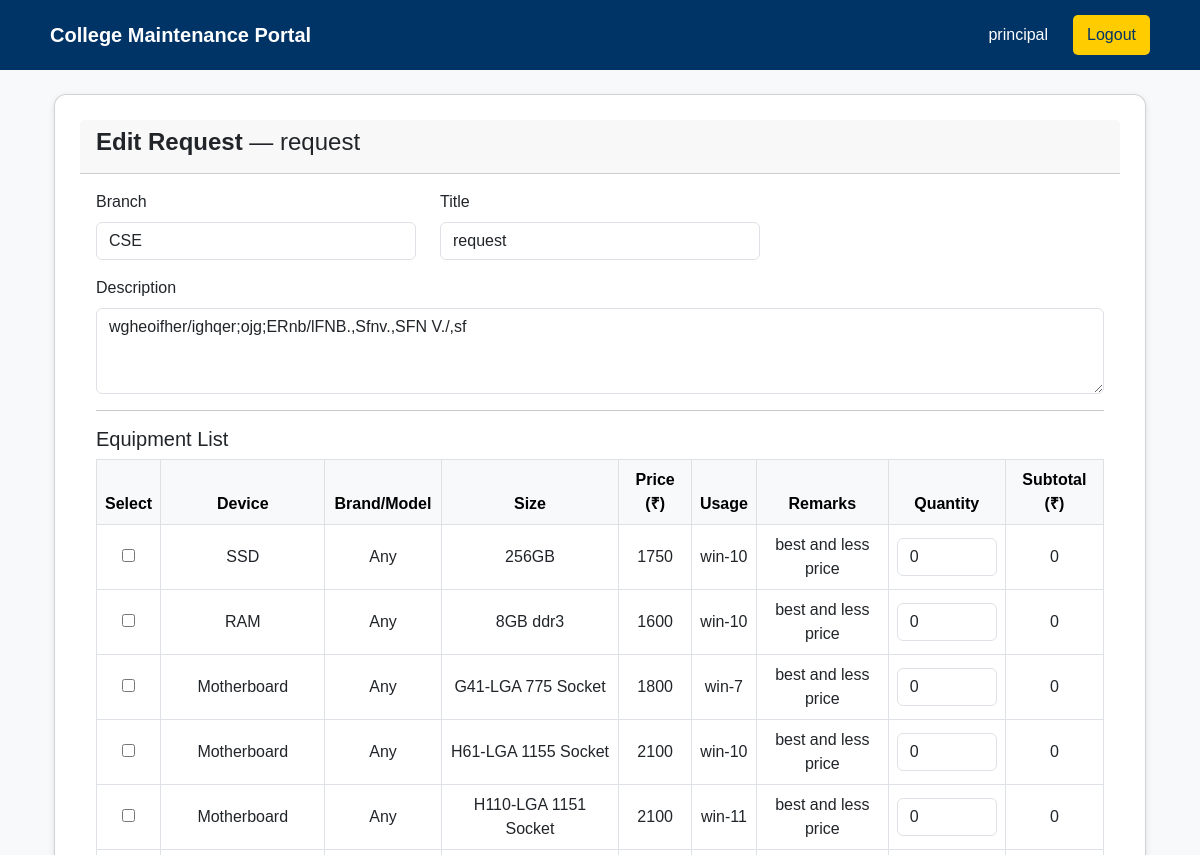
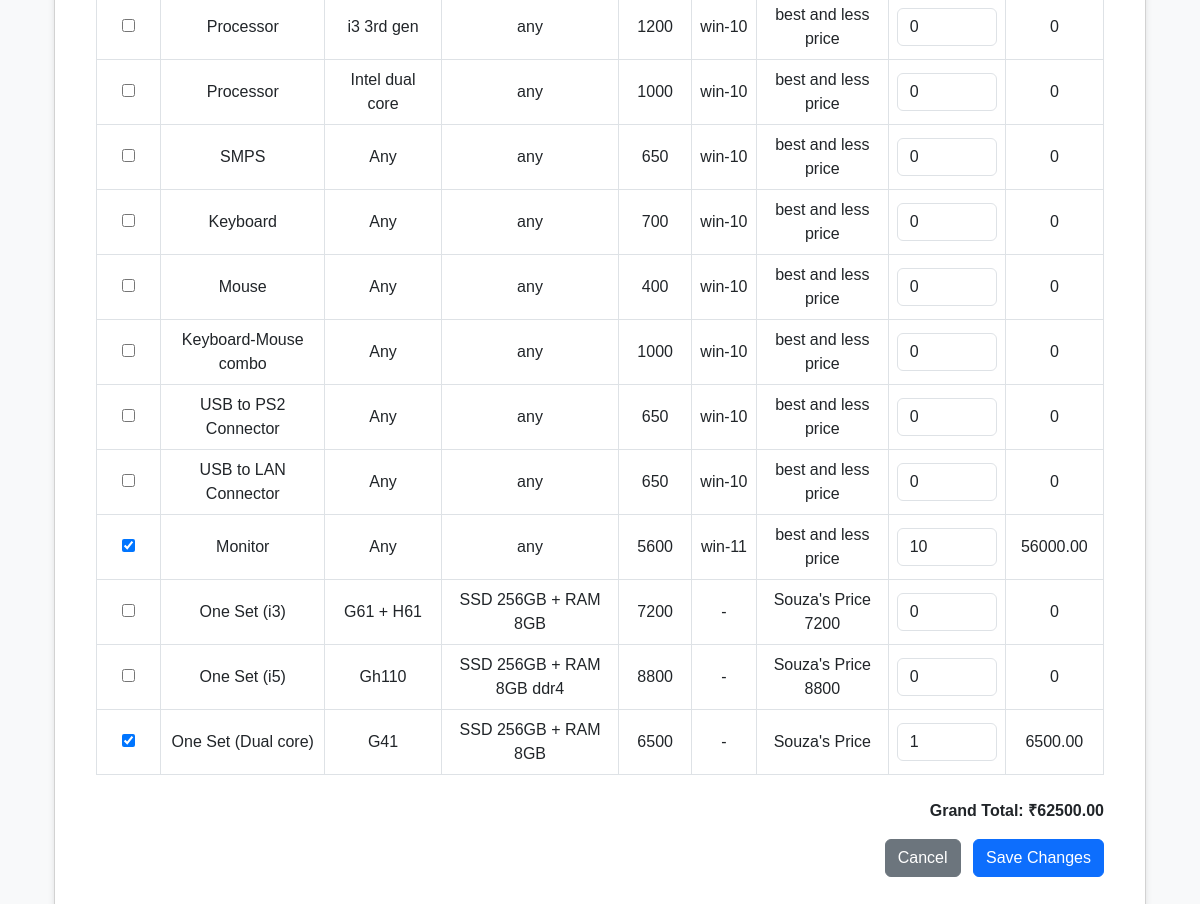
The page /request/37/edit/ (signed in) on the database its author committed (2 pictures, top to bottom).
### maintenance_app/models.py (models this page shows, shortened)
class MaintenanceRequest(models.Model):
    STATUS_CHOICES = [('Pending','Pending'),('Approved','Approved'),('Rejected','Rejected'),('Completed','Completed'),]
    hod = models.ForeignKey(User, on_delete=models.CASCADE)
    branch = models.CharField(max_length=100)
    title = models.CharField(max_length=150)
    lab_name = models.CharField(max_length=100)
    description = models.TextField()
    date_submitted = models.DateTimeField(auto_now_add=True)
    status = models.CharField(max_length=20, choices=STATUS_CHOICES, default='Pending')
    admin_remark = models.TextField(blank=True, null=True)
    updated_at = models.DateTimeField(auto_now=True)
    selected_items = models.TextField(blank=True, null=True)
    total_amount = models.DecimalField(max_digits=12, decimal_places=2, default=0.00)

### maintenance_app/views.py (the view, shortened to what this page needs)
# urls.py: path('request/<int:pk>/edit/',views.edit_request, name='edit_request'),
@login_required
@user_passes_test(is_admin)
def edit_request(request, pk):
    req = get_object_or_404(MaintenanceRequest, pk=pk)
    items = [
        {"device": "SSD", "brand": "Any", "size": "256GB", "price": 1750, "usage": "win-10", "remarks": "best and less price"},
        {"device": "RAM", "brand": "Any", "size": "8GB ddr3", "price": 1600, "usage": "win-10", "remarks": "best and less price"},
        {"device": "Motherboard", "brand": "Any", "size": "G41-LGA 775 Socket", "price": 1800, "usage": "win-7", "remarks": "best and less price"},
        {"device": "Motherboard", "brand": "Any", "size": "H61-LGA 1155 Socket", "price": 2100, "usage": "win-10", "remarks": "best and less price"},
        {"device": "Motherboard", "brand": "Any", "size": "H110-LGA 1151 Socket", "price": 2100, "usage": "win-11", "remarks": "best and less price"},
        {"device": "Processor", "brand": "i3 3rd gen", "size": "any", "price": 1200, "usage": "win-10", "remarks": "best and less price"},
        {"device": "Processor", "brand": "Intel dual core", "size": "any", "price": 1000, "usage": "win-10", "remarks": "best and less price"},
        {"device": "SMPS", "brand": "Any", "size": "any", "price": 650, "usage": "win-10", "remarks": "best and less price"},
        {"device": "Keyboard", "brand": "Any", "size": "any", "price": 700, "usage": "win-10", "remarks": "best and less price"},
        {"device": "Mouse", "brand": "Any", "size": "any", "price": 400, "usage": "win-10", "remarks": "best and less price"},
        {"device": "Keyboard-Mouse combo", "brand": "Any", "size": "any", "price": 1000, "usage": "win-10", "remarks": "best and less price"},
        {"device": "USB to PS2 Connector", "brand": "Any", "size": "any", "price": 650, "usage": "win-10", "remarks": "best and less price"},
        {"device": "USB to LAN Connector", "brand": "Any", "size": "any", "price": 650, "usage": "win-10", "remarks": "best and less price"},
        {"device": "Monitor", "brand": "Any", "size": "any", "price": 5600, "usage": "win-11", "remarks": "best and less price"},
        {"device": "One Set (i3)", "brand": "G61 + H61", "size": "SSD 256GB + RAM 8GB", "price": 7200, "usage": "-", "remarks": "Souza's Price 7200"},
        {"device": "One Set (i5)", "brand": "Gh110", "size": "SSD 256GB + RAM 8GB ddr4", "price": 8800, "usage": "-", "remarks": "Souza's Price 8800"},
        {"device": "One Set (Dual core)", "brand": "G41", "size": "SSD 256GB + RAM 8GB", "price": 6500, "usage": "-", "remarks": "Souza's Price"},
    ]
    selected_data = {}
    if req.selected_items:
        try:
            selected_items = json.loads(req.selected_items)
            for item in selected_items:
                key = f"{item.get('device')}_{item.get('size')}"
                selected_data[key] = item.get('quantity', 0)
        except (json.JSONDecodeError, TypeError):
            selected_data = {}
    return render(request, 'edit_request.html', {
        'req': req,
        'items': items,
        'selected_data': selected_data,
    })

### maintenance_app/views.py (called while the page is built)
def is_admin(user):
    try:
        return user.profile.role in ['ADMIN', 'PRINCIPAL']
    except Exception:
        return user.is_superuser

### maintenance_app/templates/edit_request.html (shortened to what this page needs)
{% extends 'base.html' %}
{% load static %}
{% block content %}
<link rel="stylesheet" href="{%static "css/admin.css" %}">
<div class="container mt-4">
  <div class="card">
    <div class="card-header">
      <h4><strong>Edit Request</strong> — {{ req.title }}</h4>
    </div>
    <div class="card-body">
      <form method="post" id="editRequestForm">
        <div class="row mb-3">
          <div class="col-md-4">
            <label class="form-label">Branch</label>
            <input type="text" name="branch" class="form-control" value="{{ req.branch }}">
          </div>
          <div class="col-md-4">
            <label class="form-label">Title</label>
            <input type="text" name="title" class="form-control" value="{{ req.title }}">
          </div>
        </div>
        <div class="mb-3">
          <label class="form-label">Description</label>
          <textarea name="description" class="form-control" rows="3">{{ req.description }}</textarea>
        </div>
        <hr>
        <h5>Equipment List</h5>
        <div class="table-responsive">
          <table class="table table-bordered text-center align-middle" id="equipmentTable">
            <thead class="table-light">
              <tr>
                <th>Select</th>
                <th>Device</th>
                <th>Brand/Model</th>
                <th>Size</th>
                <th>Price (₹)</th>
                <th>Usage</th>
                <th>Remarks</th>
                <th>Quantity</th>
                <th>Subtotal (₹)</th>
              </tr>
            </thead>
            <tbody>
              {% for item in items %}
              {% with key=item.device|add:'_'|add:item.size %}
              <tr>
                <td>
                  <input type="checkbox"
                         class="item-checkbox"
                         data-price="{{ item.price }}"
                         {% if selected_data.key %}checked{% endif %}>
                </td>
                <td class="device">{{ item.device }}</td>
                <td class="brand">{{ item.brand }}</td>
                <td class="size">{{ item.size }}</td>
                <td class="price">{{ item.price }}</td>
                <td class="usage">{{ item.usage }}</td>
                <td class="remarks">{{ item.remarks }}</td>
                <td>
                  <input type="number"
                         class="form-control qty-input"
                         min="0"
                         style="width:100px;"
                         value="{{ selected_data.key|default:0 }}">
                </td>
                <td class="subtotal">0</td>
              </tr>
              {% endwith %}
              {% endfor %}
            </tbody>
          </table>
        </div>
        <div class="text-end mt-2">
          <strong>Grand Total: ₹<span id="grandTotal">0</span></strong>
        </div>
        <div class="mt-3 text-end">
          <a href="{% url 'admin_dashboard' %}" class="btn btn-secondary me-2">Cancel</a>
          <button type="submit" class="btn btn-primary">Save Changes</button>
        </div>
      </form>
    </div>
  </div>
</div>
{%endblock%}

### maintenance_app/templates/base.html (shortened to what this page needs)
{% load static %}
<!DOCTYPE html>
<html lang="en">
<head>
  <link rel="stylesheet" href="{% static 'css/style.css' %}">
  <link href="https://cdn.jsdelivr.net/npm/bootstrap@5.3.0/dist/css/bootstrap.min.css" rel="stylesheet">
</head>
<body>
<header>
  <nav class="navbar">
    <div class="logo">College Maintenance Portal</div>
    <ul class="nav-links" id="navLinks">
      {% if user.is_authenticated %}
      <li class="user-info">
        <span class="navbar-text text-white">{{ user.username }}</span>
      </li>
      {% endif %}
      <li>
        <form method="post" action="{% url 'logout' %}">
          <button class="logout-btn">Logout</button>
        </form>
      </li>
    </ul>
  </nav>
</header>
<div class="container mt-4">
  {% block content %}{% endblock %}
</div>
</body>
</html>

### maintenance_app/static/css/style.css (style rules this page uses)
.navbar { display: flex; justify-content: space-between; align-items: center; background: #003366; padding: 15px 30px; color: white; position: relative; z-index: 1000; }
.logo { font-size: 20px; font-weight: bold; }
.nav-links { list-style: none; display: flex; align-items: center; gap: 25px; margin: 0; padding: 0; }
.nav-links li { display: flex; align-items: center; }
.navbar-text { color: white; font-weight: 500; }
.logout-btn { background: #ffcc00; color: #003366; border: none; padding: 8px 14px; border-radius: 5px; cursor: pointer; transition: background 0.3s; }

### maintenance_app/static/css/admin.css (style rules this page uses)
* { box-sizing: border-box; font-family: "Poppins", sans-serif; }
body { background-color: #f8f9fa; color: #333; margin: 0; }
.navbar { display: flex; justify-content: space-between; align-items: center; background: #003366; padding: 15px 50px; color: white; }
.navbar .logo { font-size: 20px; font-weight: bold; }
.nav-links { list-style: none; display: flex; gap: 25px; margin: 0; padding: 0; }
.logout-btn { background: #ffcc00; color: #003366; border: none; padding: 8px 14px; border-radius: 5px; cursor: pointer; transition: 0.3s; }
.card { background: white; padding: 25px; border-radius: 12px; box-shadow: 0 2px 6px rgba(0,0,0,0.1); transition: transform 0.2s; }
table { width: 100%; border-collapse: collapse; }
th, td { padding: 14px 15px; text-align: center; border-bottom: 1px solid #ddd; }
th { background: #003366; color: white; }
.card { cursor: pointer; transition: transform 0.2s ease, box-shadow 0.2s ease; }
td { vertical-align: middle; }

### rows shown on the page
MaintenanceRequest: title "request", branch "CSE", description "wgheoifher/ighqer;ojg;ERnb/lFNB.,Sfnv.,SFN V./,sf"

### other values the page prints
{{ user.username }} "principal"
{{ item.device }} "SSD" "RAM" "Motherboard" "Motherboard" "Motherboard" "Processor" "Processor" "SMPS" "Keyboard" "Mouse" "Keyboard-Mouse combo" "USB to PS2 Connector" "USB to LAN Connector" "Monitor" "One Set (i3)" "One Set (i5)" "One Set (Dual core)"
{{ item.brand }} "Any" "Any" "Any" "Any" "Any" "i3 3rd gen" "Intel dual core" "Any" "Any" "Any" "Any" "Any" "Any" "Any" "G61 + H61" "Gh110" "G41"
{{ item.size }} "256GB" "8GB ddr3" "G41-LGA 775 Socket" "H61-LGA 1155 Socket" "H110-LGA 1151 Socket" "any" "any" "any" "any" "any" "any" "any" "any" "any" "SSD 256GB + RAM 8GB" "SSD 256GB + RAM 8GB ddr4" "SSD 256GB + RAM 8GB"
{{ item.price }} "1750" "1600" "1800" "2100" "2100" "1200" "1000" "650" "700" "400" "1000" "650" "650" "5600" "7200" "8800" "6500"
{{ item.usage }} "win-10" "win-10" "win-7" "win-10" "win-11" "win-10" "win-10" "win-10" "win-10" "win-10" "win-10" "win-10" "win-10" "win-11" "-" "-" "-"
{{ item.remarks }} "best and less price" "best and less price" "best and less price" "best and less price" "best and less price" "best and less price" "best and less price" "best and less price" "best and less price" "best and less price" "best and less price" "best and less price" "best and less price" "best and less price" "Souza's Price 7200" "Souza's Price 8800" "Souza's Price"
